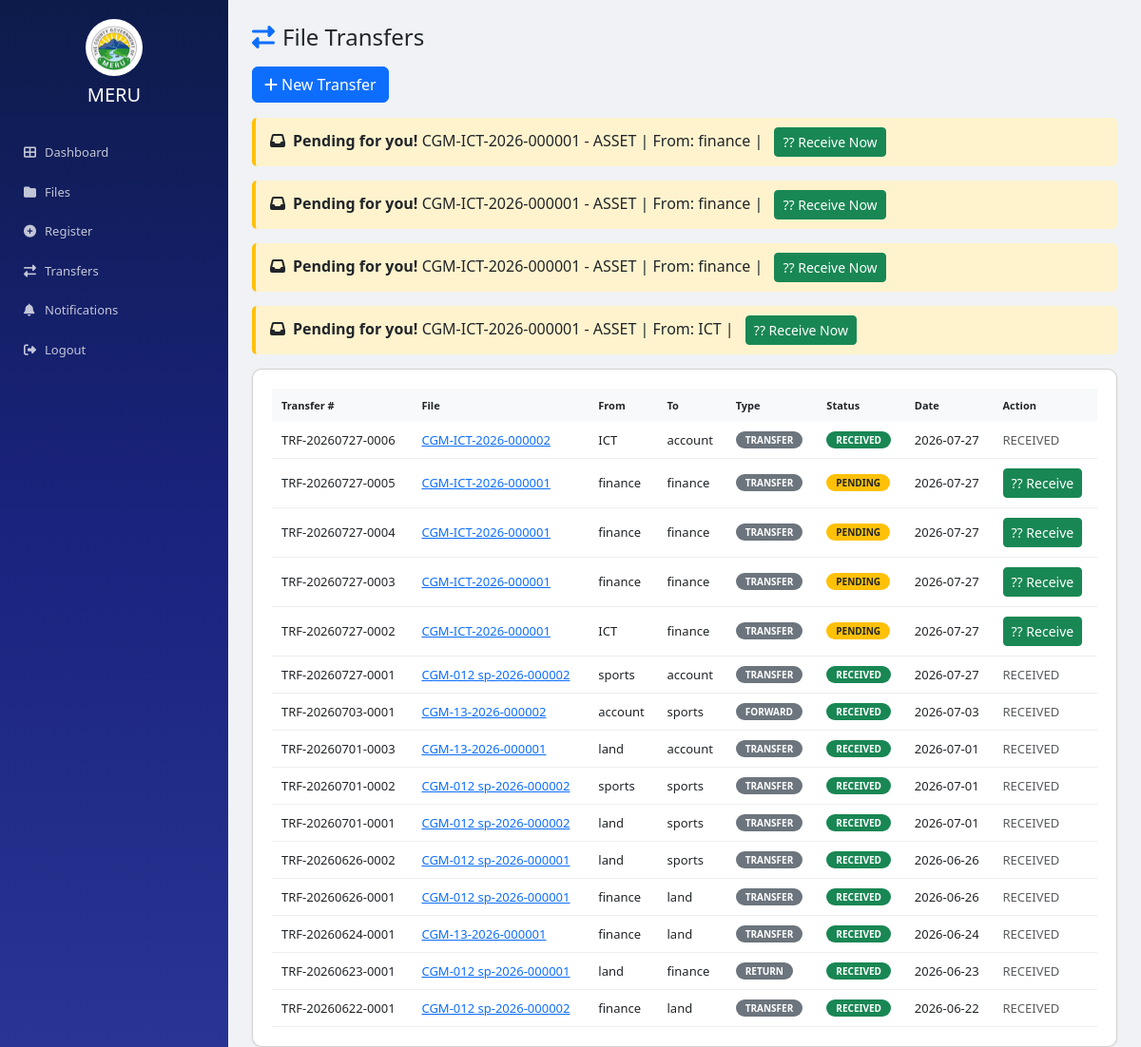
/transfers/ (signed in), run on the app's committed database.
### apps/transfers/models.py (models this page shows, shortened)
class FileTransfer(models.Model):
    TYPES = [('TRANSFER','Transfer'),('FORWARD','Forward'),('RETURN','Return')]
    STATUS = [('PENDING','Pending'),('RECEIVED','Received'),('REJECTED','Rejected'),('COMPLETED','Completed')]
    file = models.ForeignKey(File, on_delete=models.CASCADE, related_name='transfers')
    transfer_number = models.CharField(max_length=50, unique=True)
    from_dept = models.ForeignKey(Department, on_delete=models.CASCADE, related_name='transfers_sent')
    to_dept = models.ForeignKey(Department, on_delete=models.CASCADE, related_name='transfers_received')
    from_emp = models.ForeignKey(Employee, on_delete=models.CASCADE, related_name='transfers_initiated')
    to_emp = models.ForeignKey(Employee, on_delete=models.SET_NULL, null=True, blank=True, related_name='transfers_assigned')
    transfer_type = models.CharField(max_length=10, choices=TYPES, default='TRANSFER')
    remarks = models.TextField(blank=True, null=True)
    status = models.CharField(max_length=15, choices=STATUS, default='PENDING')
    transferred_at = models.DateTimeField(auto_now_add=True)
    received_at = models.DateTimeField(null=True, blank=True)
    class Meta: db_table = 'file_transfers'; ordering = ['-transferred_at']

### apps/registry/models.py (models this page shows, shortened)
class File(models.Model):
    PRIORITY = [('LOW','Low'),('MEDIUM','Medium'),('HIGH','High'),('URGENT','Urgent')]
    STATUS = [('REGISTERED','Registered'),('RECEIVED','Received'),('UNDER_REVIEW','Under Review'),('PENDING_APPROVAL','Pending Approval'),('APPROVED','Approved'),('RETURNED','Returned'),('TRANSFERRED','Transferred'),('COMPLETED','Completed'),('ARCHIVED','Archived')]
    file_number = models.CharField(max_length=30, unique=True, db_index=True)
    subject = models.CharField(max_length=500)
    description = models.TextField(blank=True, null=True)
    category = models.ForeignKey(FileCategory, on_delete=models.SET_NULL, null=True, blank=True)
    department = models.ForeignKey(Department, on_delete=models.CASCADE, related_name='files_owned')
    current_department = models.ForeignKey(Department, on_delete=models.CASCADE, related_name='files_current')
    current_holder = models.ForeignKey(Employee, on_delete=models.SET_NULL, null=True, blank=True, related_name='files_held')
    priority = models.CharField(max_length=10, choices=PRIORITY, default='MEDIUM')
    status = models.CharField(max_length=20, choices=STATUS, default='REGISTERED')
    created_by = models.ForeignKey(Employee, on_delete=models.CASCADE, related_name='files_created')
    date_received = models.DateTimeField(default=timezone.now)
    days_held = models.IntegerField(default=0)
    expected_return_date = models.DateTimeField(null=True, blank=True)
    hold_duration_days = models.IntegerField(default=7)
    is_archived = models.BooleanField(default=False)
    created_at = models.DateTimeField(auto_now_add=True)
    updated_at = models.DateTimeField(auto_now=True)
    class Meta: db_table = 'files'; ordering = ['-created_at']

### apps/accounts/models.py (models this page shows, shortened)
class Department(models.Model):
    code = models.CharField(max_length=10, unique=True)
    name = models.CharField(max_length=100)
    active = models.BooleanField(default=True)
    created_at = models.DateTimeField(auto_now_add=True)
    class Meta: db_table = 'departments'; verbose_name_plural = 'Departments'

### crfts/urls.py (the view)
# urls.py: path('transfers/', transfer_list, name='transfers'),
@login_required(login_url='/login/')
def transfer_list(request):
    emp = get_emp(request.user)
    if is_admin_user(request.user):
        transfers = FileTransfer.objects.all().select_related('file','from_dept','to_dept','to_emp').order_by('-transferred_at')
    else:
        transfers = FileTransfer.objects.filter(Q(from_emp=emp) | Q(to_emp=emp)).select_related('file','from_dept','to_dept','to_emp').order_by('-transferred_at')
    return render(request, 'transfers/transfer_list.html', {'transfers': transfers, 'user': request.user, 'notif_count': get_notif_count(request.user), 'current_emp': emp})

### crfts/urls.py (called while the page is built, shortened)
def get_emp(user):
    if hasattr(user, 'employee') and user.employee: return user.employee

def get_notif_count(user):
    return Notification.objects.filter(user=user, is_read=False).count()

def is_admin_user(user):
    if not user.is_authenticated: return False
    if user.is_superuser: return True
    if hasattr(user, 'role') and user.role and user.role.code == 'ADMIN': return True
    return False

### templates/transfers/transfer_list.html (shortened to what this page needs)
﻿<!DOCTYPE html><html lang='en'><head><meta charset='UTF-8'><meta name='viewport' content='width=device-width,initial-scale=1'><title>Transfers - MERU</title>
<link href='https://cdn.jsdelivr.net/npm/bootstrap@5.3.0/dist/css/bootstrap.min.css' rel='stylesheet'>
<link href='https://cdnjs.cloudflare.com/ajax/libs/font-awesome/6.4.0/css/all.min.css' rel='stylesheet'>
</head>
<body><aside class='sidebar'><div class='logo'><img src='/static/images/logo.png' alt='County Logo' style='width:60px;height:60px;border-radius:50%;margin-bottom:8px;background:white;padding:5px' onerror="this.style.display='none'"><h5>MERU</h5></div><nav>
<a href='/'><i class='fas fa-th-large'></i> <span>Dashboard</span></a>
<a href='/files/'><i class='fas fa-folder'></i> <span>Files</span></a>
<a href='/register/'><i class='fas fa-plus-circle'></i> <span>Register</span></a>
<a href='/transfers/' class='active'><i class='fas fa-exchange-alt'></i> <span>Transfers</span></a>
<a href='/notifications/'><i class='fas fa-bell'></i> <span>Notifications</span></a>
<a href='/logout/'><i class='fas fa-sign-out-alt'></i> <span>Logout</span></a></nav></aside>
<main class='main'><h4 class='mb-3'><i class='fas fa-exchange-alt text-primary me-2'></i>File Transfers</h4>
<a href='/transfers/create/' class='btn btn-primary mb-3'><i class='fas fa-plus me-1'></i>New Transfer</a>
{% for t in transfers %}
{% if t.status == 'PENDING' and t.to_emp and t.to_emp.payroll == user.employee.payroll %}
<div class='warning-banner'><i class='fas fa-inbox me-2'></i><strong>Pending for you!</strong> {{ t.file.file_number }} - {{ t.file.subject }} | From: {{ t.from_dept.name }} | <a href='/transfers/{{ t.id }}/receive/' class='btn btn-success btn-sm ms-2'>?? Receive Now</a></div>
{% endif %}
{% endfor %}
<div class='card'><table><thead><tr><th>Transfer #</th><th>File</th><th>From</th><th>To</th><th>Type</th><th>Status</th><th>Date</th><th>Action</th></tr></thead><tbody>
{% for t in transfers %}<tr>
<td>{{ t.transfer_number }}</td>
<td><a href='/file/{{ t.file.id }}/'>{{ t.file.file_number }}</a></td>
<td>{{ t.from_dept.name }}</td>
<td>{{ t.to_dept.name }}</td>
<td><span class='badge bg-secondary'>{{ t.transfer_type }}</span></td>
<td><span class='badge bg-{% if t.status == 'PENDING' %}warning text-dark{% elif t.status == 'RECEIVED' %}success{% else %}secondary{% endif %}'>{{ t.status }}</span></td>
<td>{{ t.transferred_at|date:'Y-m-d' }}</td>
<td>
{% if t.status == 'PENDING' and t.to_emp and t.to_emp.payroll == user.employee.payroll %}
<a href='/transfers/{{ t.id }}/receive/' class='btn btn-success btn-sm'>?? Receive</a>
{% elif t.status == 'PENDING' and not t.to_emp %}
<a href='/transfers/{{ t.id }}/receive/' class='btn btn-outline-success btn-sm'>?? Receive (Dept)</a>
{% else %}
<span class='text-muted'>{{ t.status }}</span>
{% endif %}
</td></tr>
{% empty %}<tr><td colspan='8' class='text-center py-3 text-muted'>No transfers yet</td></tr>{% endfor %}</tbody></table></div></main>
</body></html>

### templates/transfers/transfer_list.html (style rules this page uses)
:root { --p:#1a237e;--s:240px }
* { margin:0;padding:0 }
body { font-family:'Segoe UI',Arial;background:#f0f2f5;display:flex }
.sidebar { width:var(--s);background:linear-gradient(180deg,#0d1b4a,#1a237e,#283593);color:#fff;position:fixed;left:0;top:0;bottom:0 }
.sidebar .logo { padding:20px;text-align:center }
.sidebar nav a { display:flex;align-items:center;color:rgba(255,255,255,.75);padding:11px 25px;text-decoration:none;font-size:13px }
.sidebar nav a i { width:22px }
.main { margin-left:var(--s);flex:1;padding:25px }
.card { background:#fff;border-radius:10px;padding:20px;box-shadow:0 1px 3px rgba(0,0,0,.05) }
table { width:100%;border-collapse:collapse }
th { background:#f8f9fa;padding:10px;font-size:11px;text-align:left }
td { padding:10px;font-size:13px;border-bottom:1px solid #eee }
.badge { padding:4px 10px;border-radius:15px;font-size:10px }
.warning-banner { background:#fff3cd;border-left:4px solid #ffc107;padding:10px 15px;margin-bottom:15px;border-radius:5px }

### data on the page
FileTransfer: file.file_number "CGM-ICT-2026-000001", file.subject "ASSET", from_dept.name "finance", transfer_number "TRF-20260727-0005", to_dept.name "finance", transfer_type "TRANSFER", status "PENDING", transferred_at "2026-07-27"
FileTransfer: file.file_number "CGM-ICT-2026-000001", file.subject "ASSET", from_dept.name "finance", transfer_number "TRF-20260727-0004", to_dept.name "finance", transfer_type "TRANSFER", status "PENDING", transferred_at "2026-07-27"
FileTransfer: file.file_number "CGM-ICT-2026-000001", file.subject "ASSET", from_dept.name "finance", transfer_number "TRF-20260727-0003", to_dept.name "finance", transfer_type "TRANSFER", status "PENDING", transferred_at "2026-07-27"
FileTransfer: file.file_number "CGM-ICT-2026-000001", file.subject "ASSET", from_dept.name "ICT", transfer_number "TRF-20260727-0002", to_dept.name "finance", transfer_type "TRANSFER", status "PENDING", transferred_at "2026-07-27"
FileTransfer: transfer_number "TRF-20260727-0006", file.file_number "CGM-ICT-2026-000002", from_dept.name "ICT", to_dept.name "account", transfer_type "TRANSFER", status "RECEIVED", transferred_at "2026-07-27"
FileTransfer: transfer_number "TRF-20260727-0001", file.file_number "CGM-012 sp-2026-000002", from_dept.name "sports", to_dept.name "account", transfer_type "TRANSFER", status "RECEIVED", transferred_at "2026-07-27"
FileTransfer: transfer_number "TRF-20260703-0001", file.file_number "CGM-13-2026-000002", from_dept.name "account", to_dept.name "sports", transfer_type "FORWARD", status "RECEIVED", transferred_at "2026-07-03"
FileTransfer: transfer_number "TRF-20260701-0003", file.file_number "CGM-13-2026-000001", from_dept.name "land", to_dept.name "account", transfer_type "TRANSFER", status "RECEIVED", transferred_at "2026-07-01"
FileTransfer: transfer_number "TRF-20260701-0002", file.file_number "CGM-012 sp-2026-000002", from_dept.name "sports", to_dept.name "sports", transfer_type "TRANSFER", status "RECEIVED", transferred_at "2026-07-01"
FileTransfer: transfer_number "TRF-20260701-0001", file.file_number "CGM-012 sp-2026-000002", from_dept.name "land", to_dept.name "sports", transfer_type "TRANSFER", status "RECEIVED", transferred_at "2026-07-01"
FileTransfer: transfer_number "TRF-20260626-0002", file.file_number "CGM-012 sp-2026-000001", from_dept.name "land", to_dept.name "sports", transfer_type "TRANSFER", status "RECEIVED", transferred_at "2026-06-26"
FileTransfer: transfer_number "TRF-20260626-0001", file.file_number "CGM-012 sp-2026-000001", from_dept.name "finance", to_dept.name "land", transfer_type "TRANSFER", status "RECEIVED", transferred_at "2026-06-26"
FileTransfer: transfer_number "TRF-20260624-0001", file.file_number "CGM-13-2026-000001", from_dept.name "finance", to_dept.name "land", transfer_type "TRANSFER", status "RECEIVED", transferred_at "2026-06-24"
FileTransfer: transfer_number "TRF-20260623-0001", file.file_number "CGM-012 sp-2026-000001", from_dept.name "land", to_dept.name "finance", transfer_type "RETURN", status "RECEIVED", transferred_at "2026-06-23"
FileTransfer: transfer_number "TRF-20260622-0001", file.file_number "CGM-012 sp-2026-000002", from_dept.name "finance", to_dept.name "land", transfer_type "TRANSFER", status "RECEIVED", transferred_at "2026-06-22"
